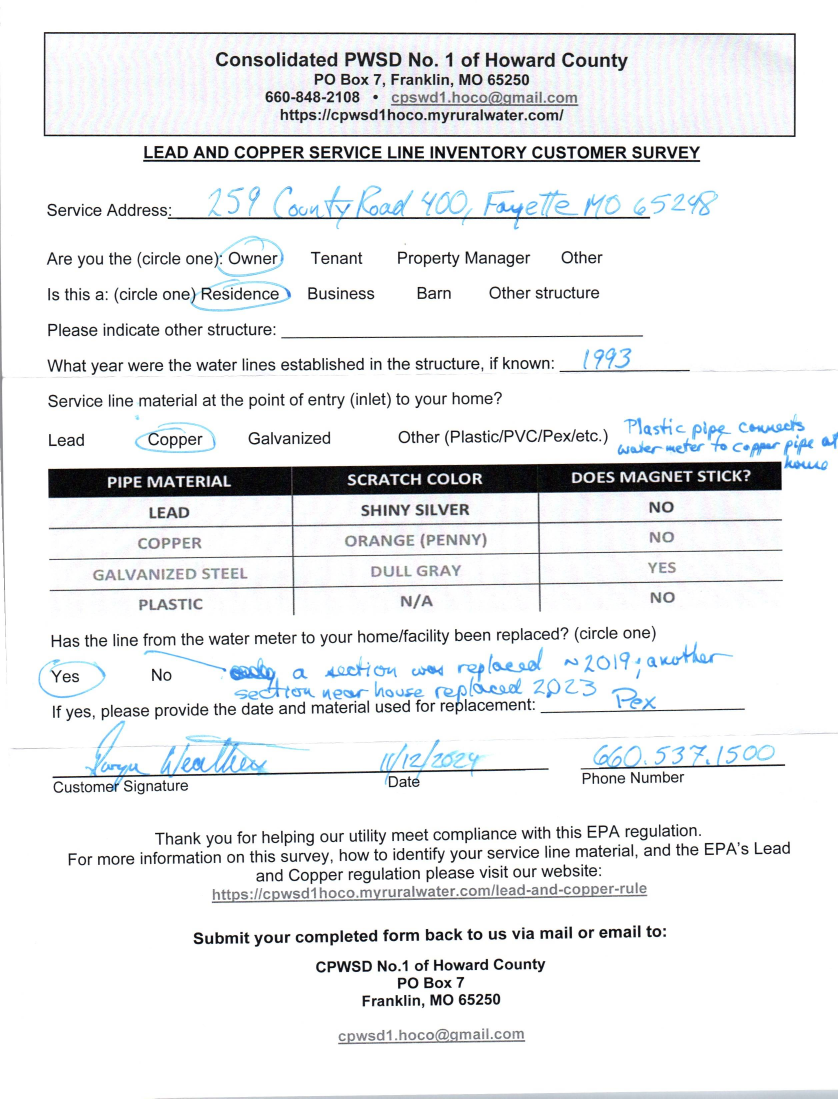
#> input picture Scans/Scan2024-12-19_095936.jpg, 2512 x 3295 px, found by its file name (shown at 1/3 size)
$ python pipeInfoScanV2.py
#> lines starting #> are read from the running program, lines starting #| are printed output that depends on the picture; after the words box and inside, x2 and y2 are one past the last pixel; in counts of white or black regions, pixels touching at a corner belong together
import pytesseract
from PIL import Image
import pandas as pd
import cv2
import os

# Specify Tesseract path
pytesseract.pytesseract.tesseract_cmd = r'C:\Program Files\Tesseract-OCR\tesseract.exe'

# Path to the image
image_path = r'C:\Users\julia\PycharmProjects\IvanPipeProject\Scans\Scan2024-12-19_095936.jpg'

# Preprocess the image for better OCR results
def preprocess_image(image_path):
    img = cv2.imread(image_path, cv2.IMREAD_GRAYSCALE)
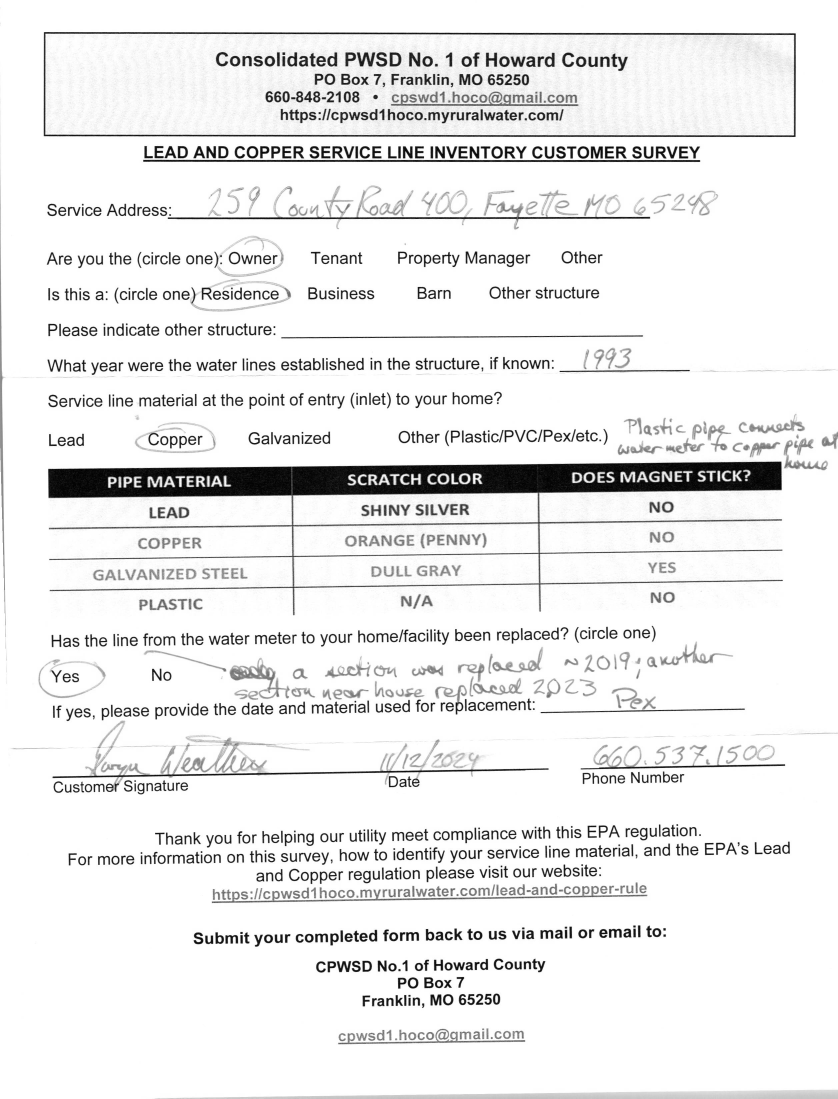
#> img: shape (3295, 2512) (shown at 1/3 size); min 0, max 255, mean 235.8
    # Binarization
    _, thresh_img = cv2.threshold(img, 150, 255, cv2.THRESH_BINARY)
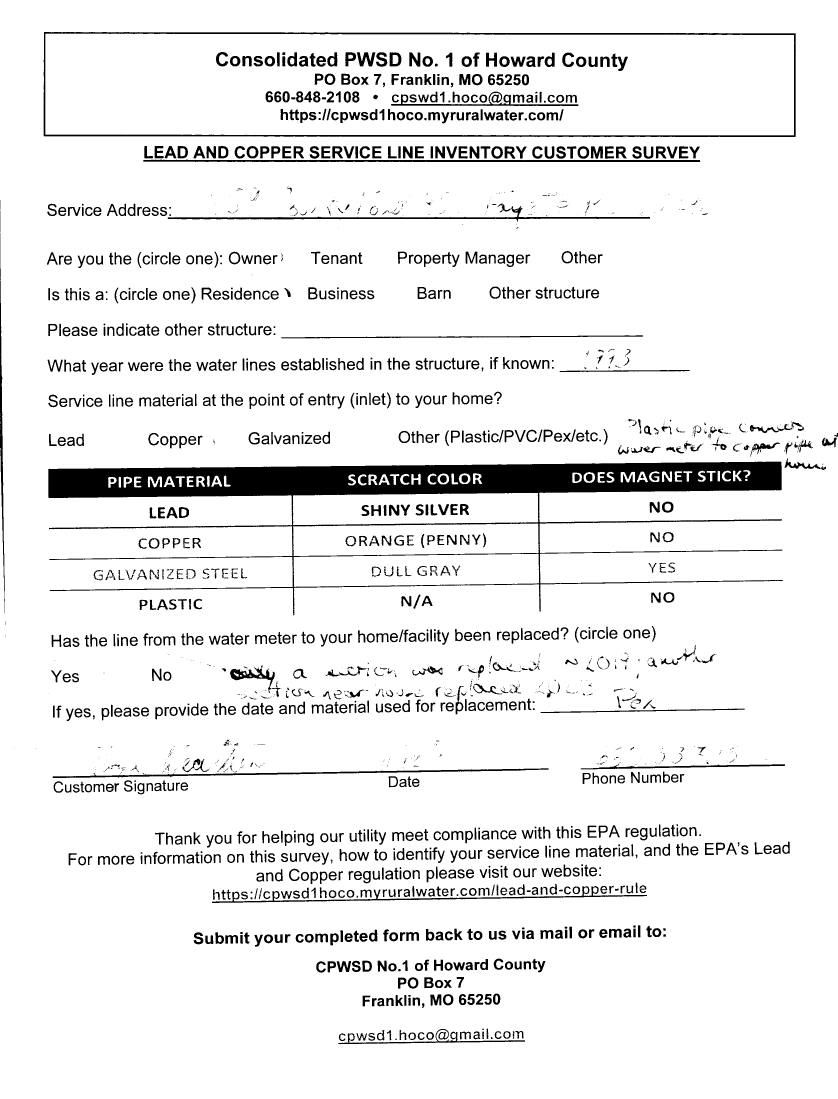
#> thresh_img: shape (3295, 2512) (shown at 1/3 size); 92.3% white; 2036 black regions (668 under 20 px), largest, box (x1, y1, x2, y2) and area: (145, 1385, 2349, 1846) 194007, (131, 96, 2387, 411) 24504, (430, 479, 2101, 486) 9677
    # Resize for better OCR accuracy
    resized_img = cv2.resize(thresh_img, None, fx=1.5, fy=1.5, interpolation=cv2.INTER_LINEAR)
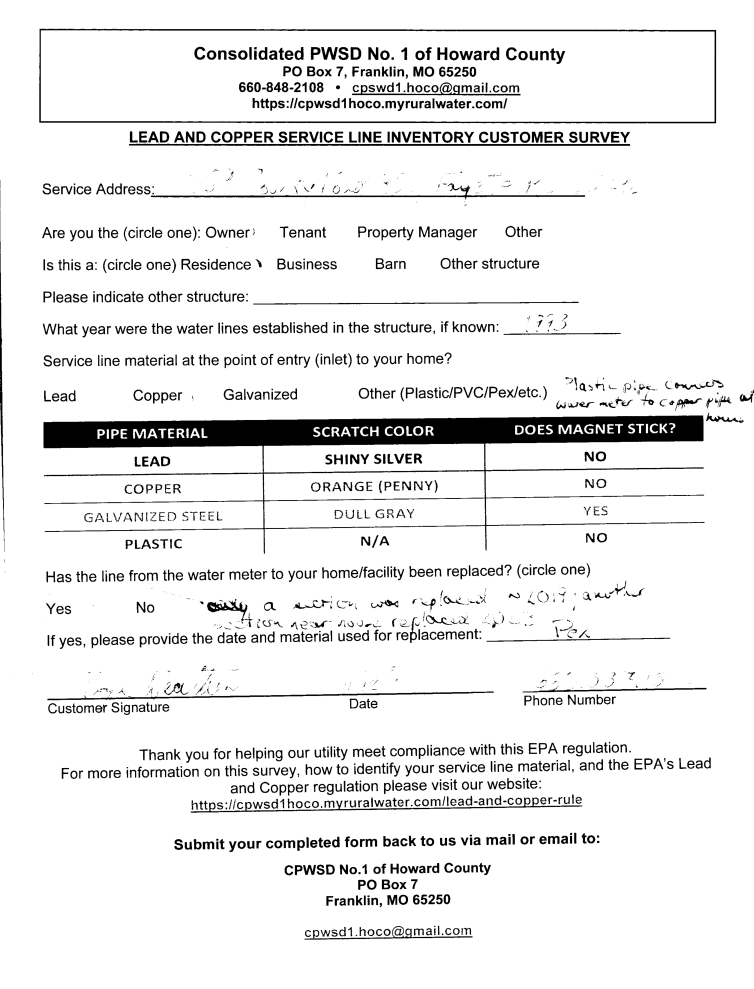
#> resized_img: shape (4942, 3768) (shown at 1/5 size); min 0, max 255, mean 235.4
    return resized_img

# Perform OCR on specific regions
def extract_text_from_image(image, regions):
    data = {}
    for field, roi in regions.items():
        x, y, w, h = roi
        cropped = image[y:y+h, x:x+w]
        # Debug: Show cropped region (optional)
        if field == 'Service Address':
            cv2.imshow(f'{field}', cropped)
            cv2.waitKey(0)
            cv2.destroyAllWindows()
        # OCR
        text = pytesseract.image_to_string(cropped, config='--psm 6')
        data[field] = text.strip()
#> this loop made 1 pass
#> pass 1, in extract_text_from_image, `cropped = image[y:y+h, x:x+w]`:
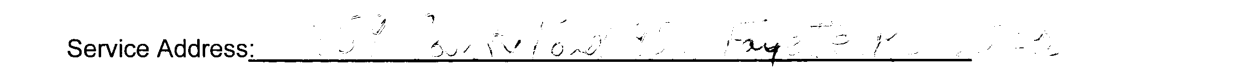
#> cropped: shape (200, 3758) (shown at 1/3 size); min 0, max 255, mean 244
#> after the loop, data = 0 items
    return data

# Define regions of interest (ROIs) based on the form
regions_of_interest = {
    "Service Address": (10, 800, 5000, 200),
    "Year Established": (120, 420, 300, 50),
    "Material Used": (80, 600, 600, 50),
    "Replacement Year": (80, 850, 600, 50),
    "Signature": (100, 1200, 600, 50),
    "Phone Number": (500, 1350, 300, 50),
}

# Process the image
processed_image = preprocess_image(image_path)

# Extract text from the specified regions
#> (the run stopped early here; a loop or call above may not have finished)
